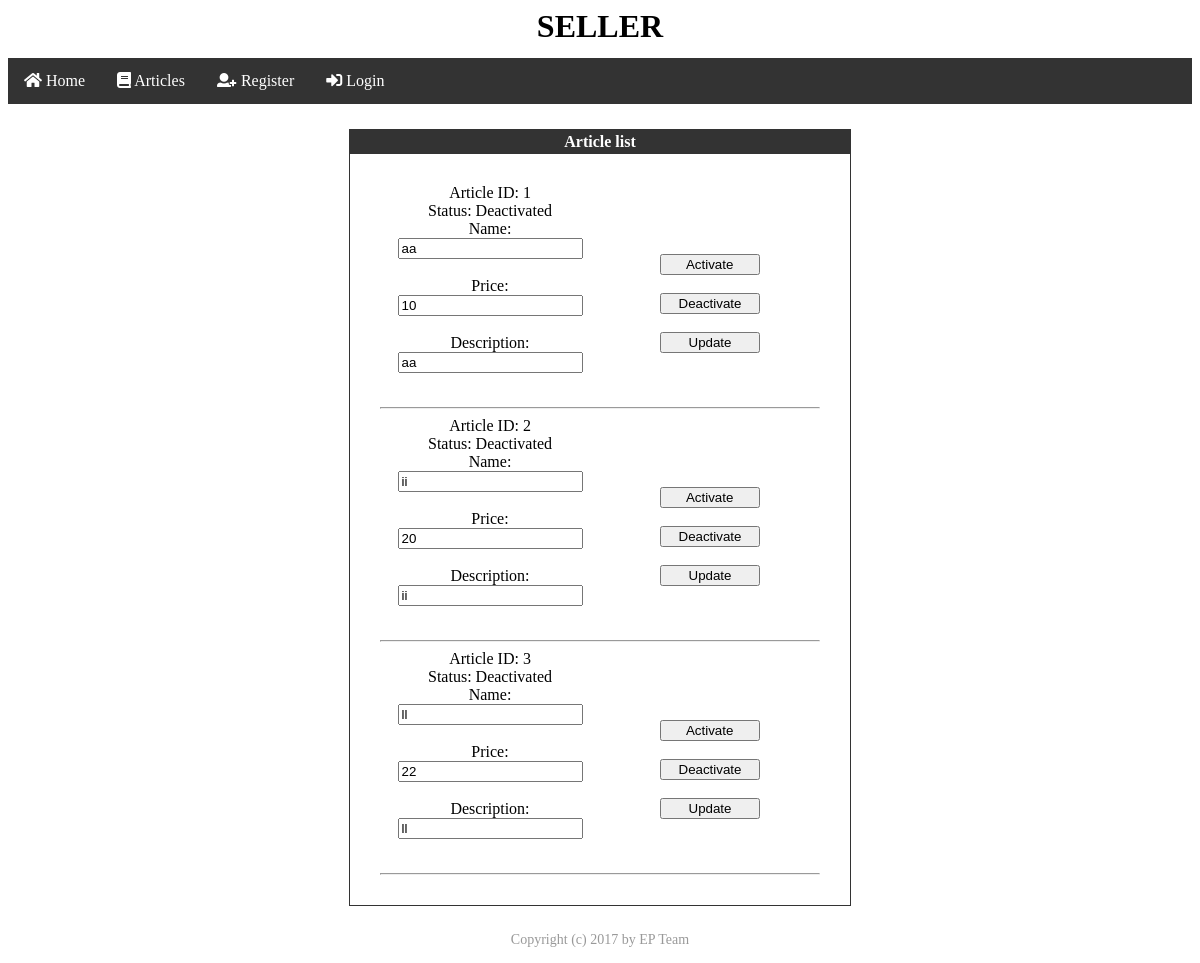
The app's page /verzija1/article_list.php, older data.
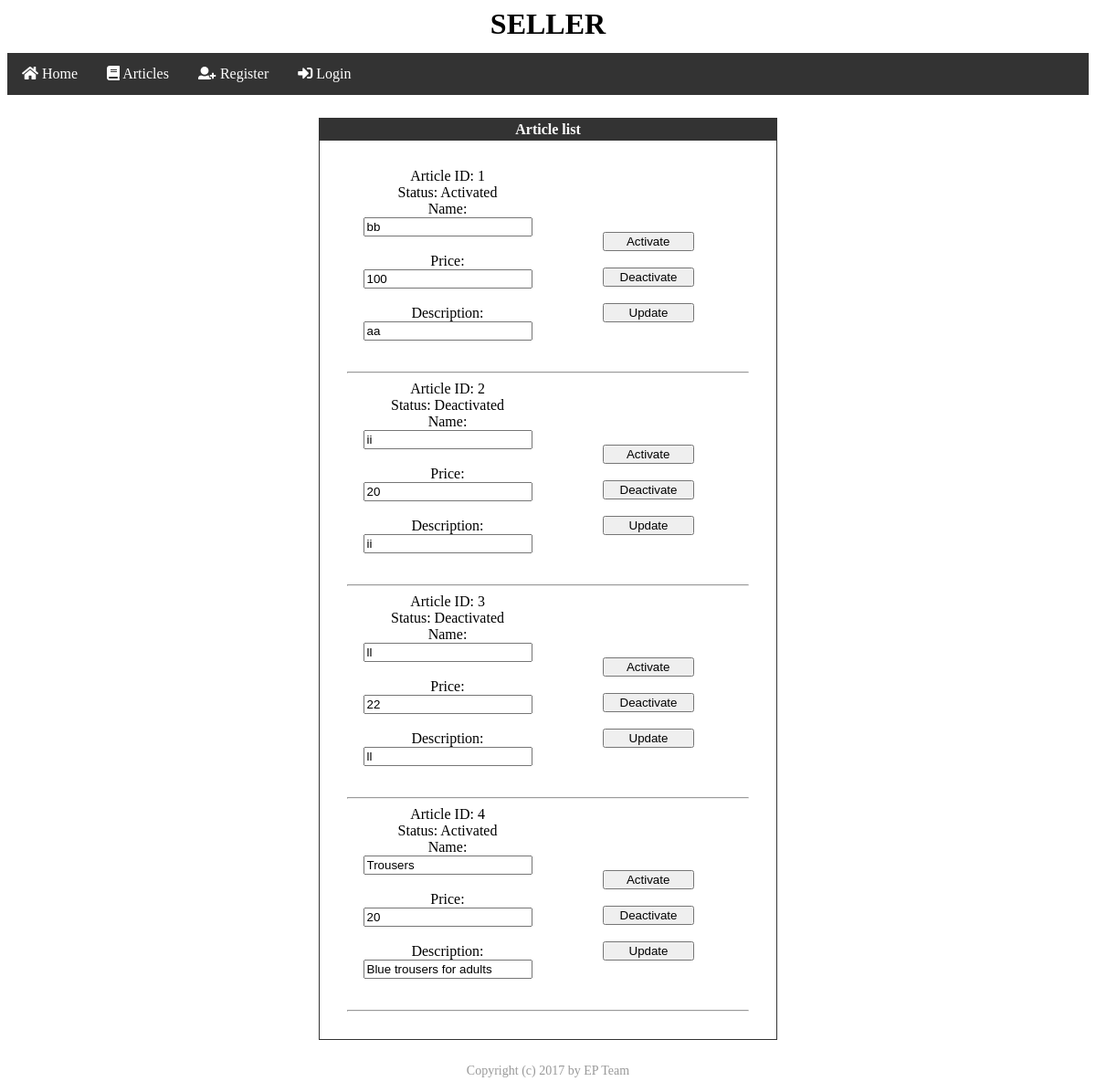
The same page, newer data.
### tables this page shows
CREATE TABLE `articles` (
  `id` int(11) NOT NULL AUTO_INCREMENT,
  `name` varchar(45) NOT NULL,
  `price` float NOT NULL,
  `description` varchar(220) DEFAULT NULL,
  `active` tinyint(4) DEFAULT '0',
  PRIMARY KEY (`id`)
);

### verzija1/database/DB_Engine.php (called while the page is built, shortened)
<?php
$host = "localhost";
$user = "root";
$password = "";
$schema = "spletna_trgovina";
$config = "mysql:host=" . $host
        . ";dbname=" . $schema;
$options = array(
    PDO::ATTR_ERRMODE => PDO::ERRMODE_EXCEPTION,
    PDO::ATTR_DEFAULT_FETCH_MODE => PDO::FETCH_ASSOC,
    PDO::ATTR_PERSISTENT => true,
    PDO::MYSQL_ATTR_INIT_COMMAND => 'SET NAMES utf8'
);
$db = new PDO($config, $user, $password, $options);
function fetchRows($query){
    global $db;
    return $db->query($query);
}
?>

### verzija1/article_list.php (the view, shortened to what this page needs)
<?php
include 'database/DB_Engine.php';
?>
<html>
<?php include 'templates/template_head.php'; ?>
<body>
<div class="title" id="title" style="height: 50px; text-align: center"><h1>SELLER</h1></div>
        <?php        include 'templates/template_navigation_bar.php'; ?>
<div class="context" id="context">
    <div class="article_list" id="article_list" align = "center">
        <div style = "width:500px; border: solid 1px #333333; margin: 25px; " align = "center">
            <div style = "background-color:#333333; color:#FFFFFF; padding:3px;"><b>Article list</b></div>
            <div style = "margin:30px">
                <?php
                       $rez = fetchRows("SELECT id, name, price, description, active FROM articles");
                ?>
                <?php foreach($rez as $row){ ?>
                <form action = "" method = "post">
                    <div class="row">
                        <div class="column">
                            <label>Article ID: <?php echo $row['id']; ?></label><br/>
                            <label>Status:
                                    <?php if($row['active']){
                                        echo "Activated";
                                    }else{
                                        echo "Deactivated";
                                    } ?>
                                <br/></label>
                            <label>Name:</label><br/>
                            <input type = "text" name = "name" class = "box" value="<?php echo $row['name'] ?>"/><br/><br/>
                            <label>Price:</label><br/>
                            <input type = "text" name = "price" class = "box" value="<?php echo $row['price'] ?>"/><br/><br/>
                            <label>Description:</label><br/>
                            <input type = "text" name = "desc" class = "box" value="<?php echo $row['description'] ?>" /><br/><br/>
                        </div>
                        <div class="column" style="margin-top: 70px;">
                            <input type = "submit" name="activate"    value = " Activate "    style="display: block; width: 100px;"/><br/>
                            <input type = "submit" name="deactivate"  value = " Deactivate "  style="display: block; width: 100px;"/><br/>
                            <input type = "submit" name="update"      value = " Update "      style="display: block; width: 100px;"/><br/>
                        </div>
                    </div>
                </form>
                <hr>
                <?php } ?>
            </div>
        </div>
    </div>
</div>
 <?php include 'templates/template_footer.php'; ?>
</body>
</html>

### verzija1/templates/template_head.php (shortened to what this page needs)
<head>
        <link href="css/styles.css" rel="stylesheet" >
        <link href="fontawesome-free-5.0.2/web-fonts-with-css/css/fontawesome-all.css" rel="stylesheet">
    </head>

### verzija1/templates/template_navigation_bar.php (shortened to what this page needs)
<div class="navbar" id="navbar">
    <ul>
        <li><a href="index"><i class="fa fa-home"></i>  Home</a></li>
        <li class="dropdown">
                    <a href="articles" class="dropbtn"><i class="fas fa-book"></i>  Articles</a>
                </li>
        <?php include 'templates/template_register_login.php'; ?>
    </ul>
</div>

### verzija1/templates/template_register_login.php (shortened to what this page needs)
<?php if(!isset($_SESSION['logged_in'])) { ?>
<li><a href="register"><i class="fas fa-user-plus"></i>  Register</a></li>
<li><a href="login"><i class="fas fa-sign-in-alt"> </i>  Login</a></li>
<?php }
?>

### verzija1/templates/template_footer.php
<div class="footer" id="footer">
            <footer>
                <p>Copyright (c) 2017 by EP Team</a></p>
            </footer>
        </div>

### verzija1/css/styles.css (style rules this page uses)
ul { list-style-type: none; margin: 0; padding: 0; overflow: hidden; background-color: #333; }
li { float: left; }
li a, .dropbtn { display: inline-block; color: white; text-align: center; padding: 14px 16px; text-decoration: none; }
li.dropdown { display: inline-block; }
.footer { #position: absolute; left: 0; bottom: 0; width: 100%; text-align: center; font-size: 14px; line-height: 1.3; color: #999999; }
body { min-width:600px; }
.column { float: left; width: 50%; }
.row:after { content: ""; display: table; clear: both; }

Row changes from the older to the newer data that the page shows:
changed articles "aa": name "aa" → "bb"; price "10" → "100"; active "Deactivated" → "Activated"
added articles: id "4", active "Activated", name "Trousers", price "20", desc "Blue trousers for adults"
